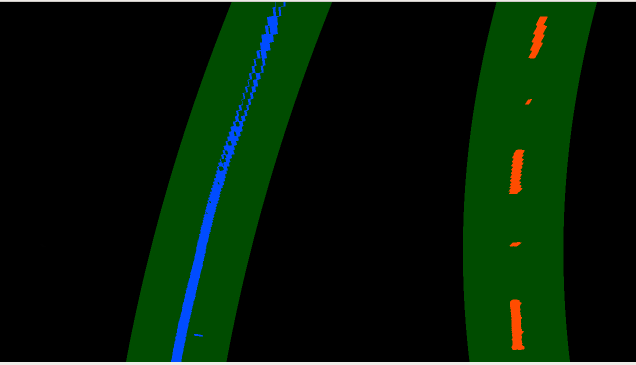
#> input picture pics/fitted.png, 636 x 365 px
$ python -i lane_filter.py   (imports and definitions only)   (older library calls are emulated)
#> lines starting #> are read from the running program, lines starting #| are printed output that depends on the picture; after the words box and inside, x2 and y2 are one past the last pixel; in counts of white or black regions, pixels touching at a corner belong together
#> further down, picture is the input picture: shape (365, 636, 3); mean B, G, R 6.6, 26.8, 4.7
import cv2
import numpy as np
from exceptions import IncorrectImage


class LaneFilter:
    """Class containing various functions for image preprocessing"""

    def __init__(self):
        self.white_thresholds = None

    # [122 lines left out: functions convert_to_hsv, convert_to_hsl, convert_to_lab, img_threshold, resize_img, gaussian_blur and 1 more, not called in this run]

    def select_hsl_white_yellow(self, image):
        """Extracts only white and yellow color from an HLS image

        Parameters
        ----------
        image -- numpy array representing an image

        Returns
        -------
        mask -- binary image with extracted only white and yellow color

        masked -- original image with extracted only white and yellow color
        """

        white_lower = np.array([0, 0, 200])
        white_upper = np.array([255, 255, 255])

        white_mask = cv2.inRange(image, white_lower, white_upper)
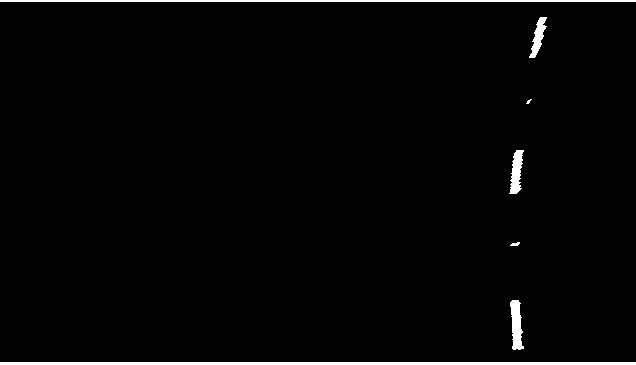
#> white_mask: shape (365, 636); 1.9% white; 7 white regions (1 under 20 px), largest, box (x1, y1, x2, y2) and area: (0, 362, 636, 365) 1908, (0, 0, 636, 2) 1272, (510, 300, 524, 350) 465, (509, 150, 524, 194) 399, (529, 17, 547, 58) 328, (510, 242, 520, 246) 27

        # Yellow mask
        yellow_lower = np.array([10, 0, 100])
        yellow_upper = np.array([40, 255, 255])

        yellow_mask = cv2.inRange(image, yellow_lower, yellow_upper)
#> yellow_mask: shape (365, 636); every value is 0

        mask = cv2.bitwise_or(white_mask, yellow_mask)
        masked = cv2.bitwise_and(image, image, mask=mask)
        return mask, masked

    # [71 lines left out: functions select_yellow_hls, apply_sobel, sum_all_binary, not called in this run]


class Line:
    """Class representing a line"""

    # [119 lines left out: functions __init__, run_line_pipe, add_new_fit, diff_check, calc_best_fit, calc_radius, not called in this run]

>>> import cv2
>>> picture = cv2.imread('pics/fitted.png')
>>> result = LaneFilter().select_hsl_white_yellow(picture)

$ run again, on pics/pipeline.png
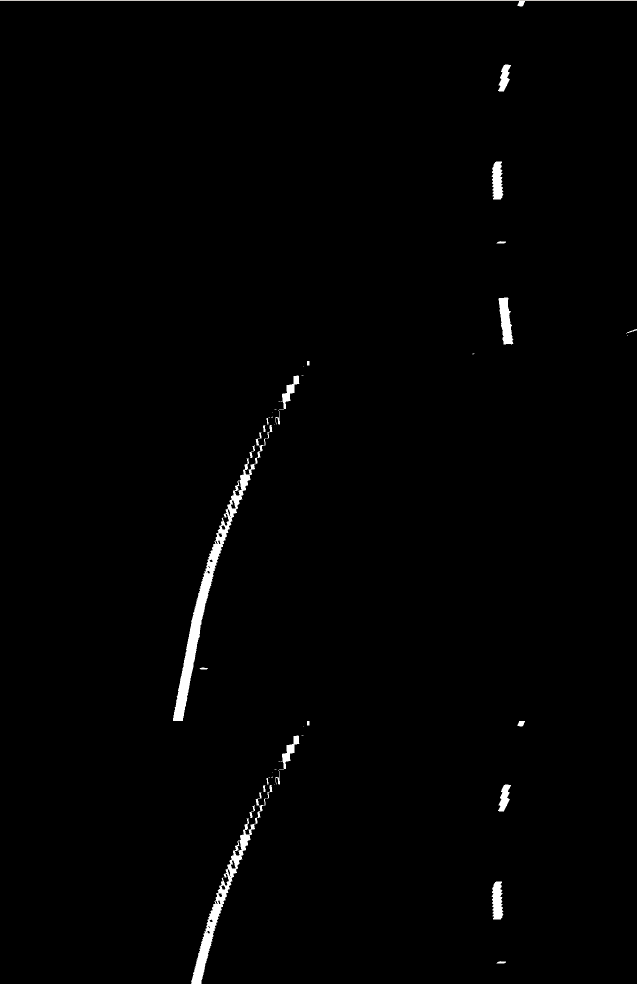
#> input picture pics/pipeline.png, 637 x 984 px
#> picture is the input picture: shape (984, 637, 3); mean B, G, R 2.7, 2.7, 2.7
#> in select_hsl_white_yellow, `white_mask = cv2.inRange(image, white_lower, white_upper)`:
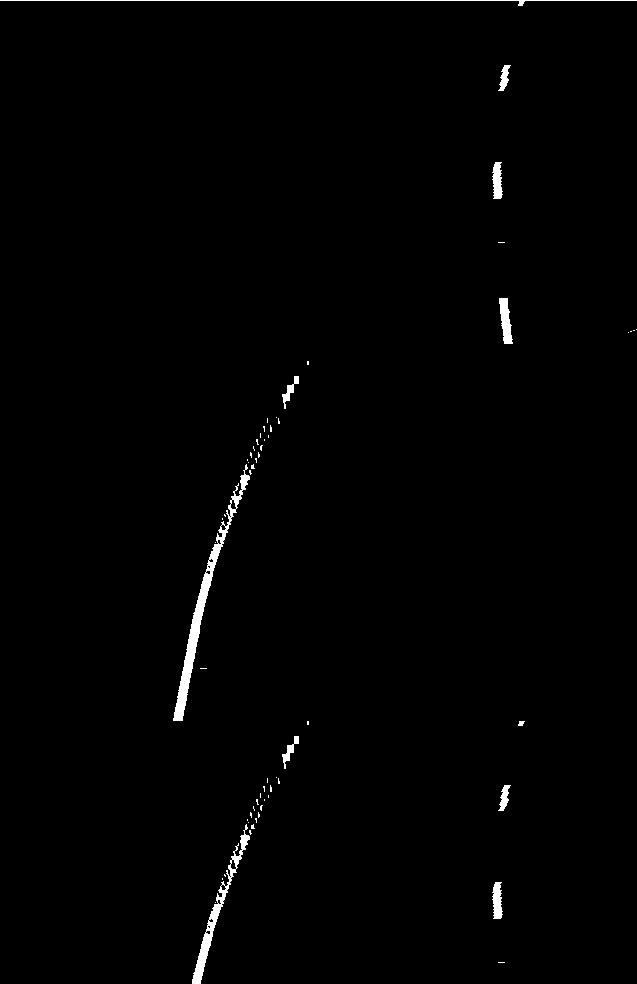
#> white_mask: shape (984, 637); 0.94% white; 62 white regions (51 under 20 px), largest, box (x1, y1, x2, y2) and area: (173, 464, 250, 721) 2065, (192, 824, 250, 984) 1138, (0, 0, 637, 6) 663
#> yellow_mask: shape (984, 637); every value is 0

$ run again, on pics/stacked.png
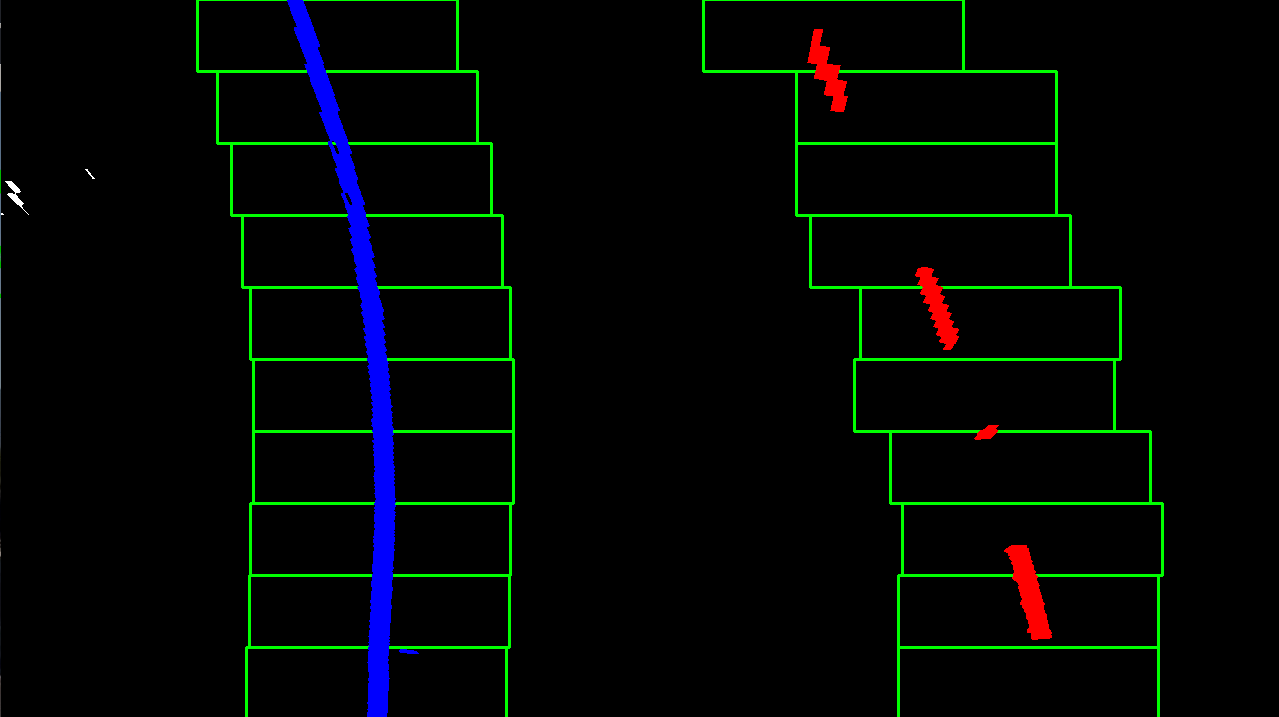
#> input picture pics/stacked.png, 1279 x 717 px
#> picture is the input picture: shape (717, 1279, 3); mean B, G, R 4, 6.5, 1.5
#> in select_hsl_white_yellow, `white_mask = cv2.inRange(image, white_lower, white_upper)`:
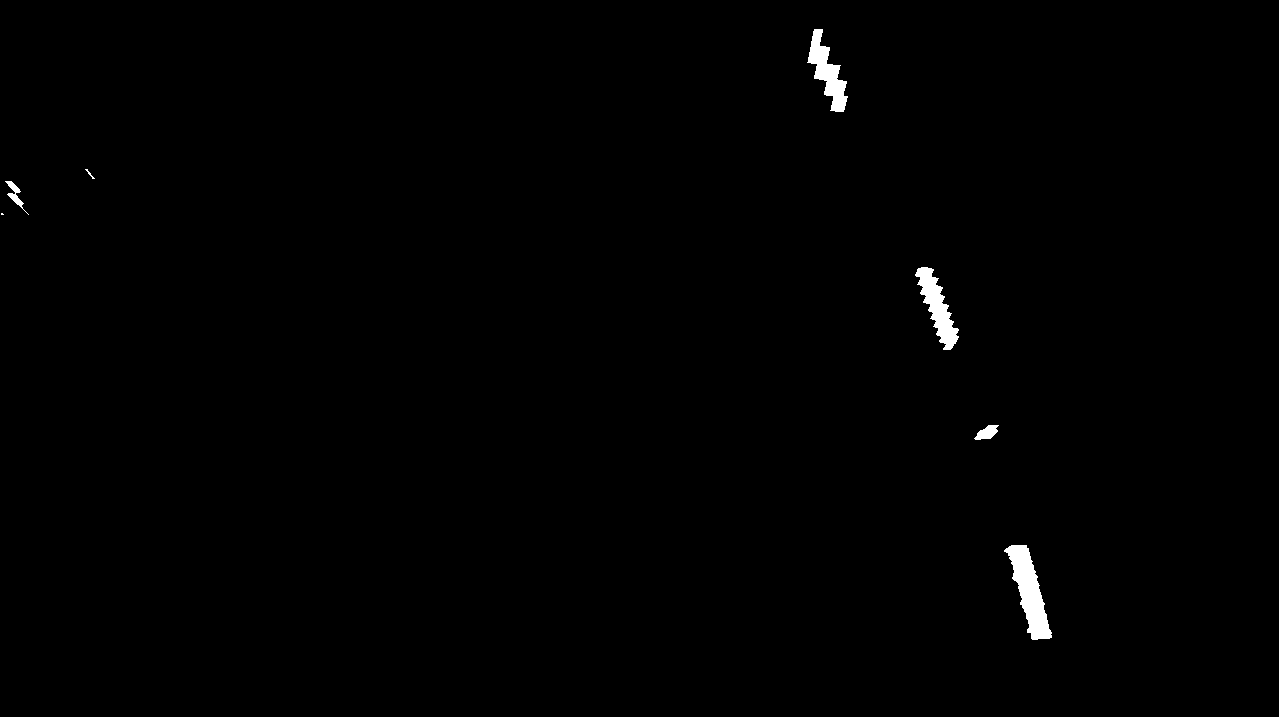
#> white_mask: shape (717, 1279); 0.58% white; 7 white regions (1 under 20 px), largest, box (x1, y1, x2, y2) and area: (1004, 545, 1052, 640) 2031, (915, 267, 959, 350) 1468, (807, 29, 848, 112) 1415, (974, 425, 999, 440) 225, (5, 181, 29, 215) 196, (85, 169, 95, 179) 23
#> yellow_mask: shape (717, 1279); every value is 0
